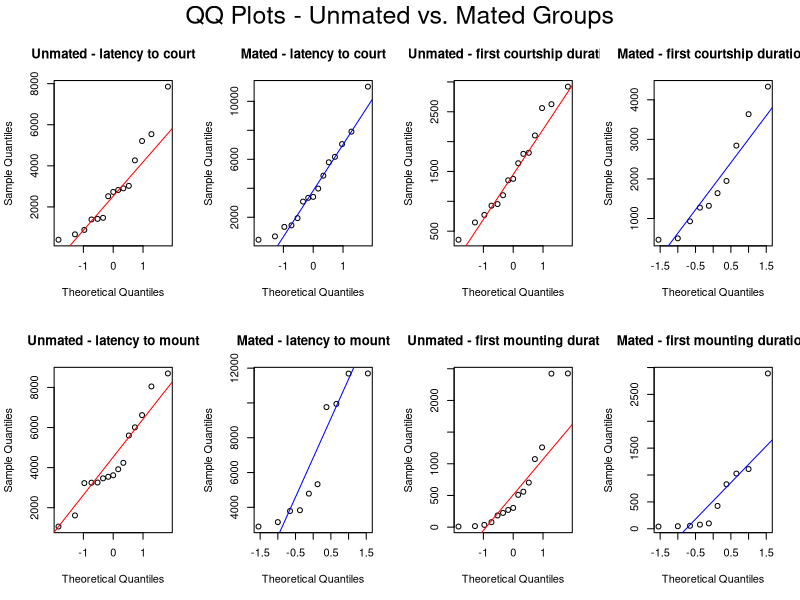
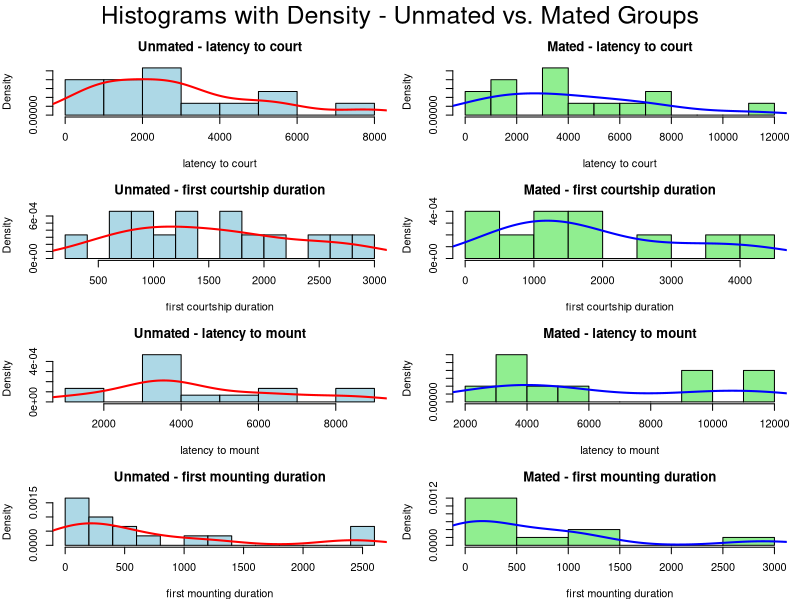

Here is the R script that generated these plots, in order: (Note: this script raises an error after producing the figures.)
### ADD REFERENCE
### Global analysis


# Packages and Data -------------------------------------------------------

# Import packages
library(tidyverse)
library(nortest)
library(ggplot2)
library(tools)
library(stringr)
set.seed(42)

# Import data
data <- read.csv("mating_data.csv")
unmated.df <- data %>% filter(female.mated.before==FALSE)
mated.df <- data %>% filter(female.mated.before==TRUE)


# Normality Tests --------------------------------------------------------

variables <- c("latency.to.court", "first.courtship.duration",
               "latency.to.mount", "first.mounting.duration")

# Q-Q plots
par(mfrow = c(2, 4), oma = c(0, 0, 2, 0))
for (var in variables) {
  qqnorm(unmated.df[[var]], main = paste("Unmated -", gsub("\\.", " ", var)))
  qqline(unmated.df[[var]], col = "red")
  # -
  qqnorm(mated.df[[var]], main = paste("Mated -", gsub("\\.", " ", var)))
  qqline(mated.df[[var]], col = "blue")
}
mtext("QQ Plots - Unmated vs. Mated Groups", outer = TRUE, cex = 1.5)

# Histograms
par(mfrow = c(4, 2), oma = c(0, 0, 2, 0), mar = c(4, 4, 3, 1)) 
for (var in variables) {
  hist(unmated.df[[var]], probability = TRUE, 
       main = paste("Unmated -", gsub("\\.", " ", var)),
       col = "lightblue", xlab = gsub("\\.", " ", var), breaks = 10)
  lines(density(unmated.df[[var]], na.rm = TRUE), col = "red", lwd = 2)
  # -
  hist(mated.df[[var]], probability = TRUE, 
       main = paste("Mated -", gsub("\\.", " ", var)),
       col = "lightgreen", xlab = gsub("\\.", " ", var), breaks = 10)
  lines(density(mated.df[[var]], na.rm = TRUE), col = "blue", lwd = 2)
}
mtext("Histograms with Density - Unmated vs. Mated Groups", outer = TRUE, cex = 1.5)

# Statistical Tests
data %>%
  group_by(female.mated.before) %>%
  summarise(across(all_of(variables), list), .groups = "drop") %>%
  pivot_longer(-female.mated.before, names_to = "Variable", values_to = "Values") %>%
  mutate(
    Shapiro = lapply(Values, shapiro.test),
    AD = lapply(Values, ad.test),
    Shapiro_W = sapply(Shapiro, function(x) round(x$statistic, 3)),
    Shapiro_p = sapply(Shapiro, function(x) round(x$p.value, 4)),
    AD_A = sapply(AD, function(x) round(x$statistic, 3)),
    AD_p = sapply(AD, function(x) round(x$p.value, 4)),
    Group = ifelse(female.mated.before, "mated", "unmated"),
    Variable = gsub("\\.", " ", Variable)
  ) %>%
  select(Group, Variable, Shapiro_W, Shapiro_p, AD_A, AD_p) %>%
  print()


# Comparison Tests --------------------------------------------------------

# Wilcoxon Signed-Rank Test (paired)
results <- data.frame(Variable = character(), W = numeric(), p_value = numeric(), stringsAsFactors = FALSE)
for (var in variables) {
  wide_data <- data %>%
    select(female, female.mated.before, all_of(var)) %>%
    pivot_wider(names_from = female.mated.before, values_from = all_of(var)) %>%
    rename(unmated = `FALSE`, mated = `TRUE`)
  test <- wilcox.test(wide_data$unmated, wide_data$mated, paired = TRUE)
  results <- rbind(results, data.frame(Variable = var, W = test$statistic, p_value = test$p.value))
}
print(results)

# Wilcoxon Rank-Sum Test (non-paired)
results_nonpaired <- lapply(variables, function(var) {
  test_data <- data %>% filter(!is.na(.data[[var]]))
  test <- wilcox.test(as.formula(paste(var, "~ female.mated.before")), data = test_data, paired = FALSE)
  data.frame(Variable = var, W = test$statistic, p_value = test$p.value)
}) %>% bind_rows()
print(results_nonpaired)

# Wilcoxon Rank-Sum Test (non-paired; with removed incomplete pairs)
results_nonpaired_complete <- lapply(variables, function(var) {
  complete_females <- data %>%
    group_by(female) %>%
    filter(!any(is.na(.data[[var]]))) %>%
    ungroup()
  test <- wilcox.test(as.formula(paste(var, "~ female.mated.before")), data = complete_females, paired = FALSE)
  data.frame(Variable = var, W = test$statistic, p_value = test$p.value)
}) %>% bind_rows()
print(results_nonpaired_complete)


# Graphical Representation (paired-filtered) ------------------------------------------------

# Prepare long-form full data
all_data <- data %>%
  select(female, female.mated.before, all_of(variables)) %>%
  pivot_longer(cols = all_of(variables), names_to = "Variable", values_to = "Value") %>%
  mutate(Variable = gsub("\\.", " ", Variable) |> str_to_title())

# Get cleaned data (paired only)
clean_data <- all_data %>%
  group_by(female, Variable) %>%
  mutate(paired = if (any(is.na(Value))) NA_real_ else Value) %>%
  ungroup() %>%
  mutate(CleanValue = paired) %>%
  select(-paired)

# Add flags
plot_data <- clean_data %>%
  mutate(
    Group = ifelse(female.mated.before, "Mated", "Unmated"),
    Variable = factor(Variable, levels = c(
      "Latency To Court", "First Courtship Duration", "Latency To Mount", "First Mounting Duration"
    )),
    Group = factor(Group, levels = c("Unmated", "Mated")),
    Missing = is.na(CleanValue) & !is.na(Value)  # flagged in red
  )

# Colour palette
cb_palette <- c("Unmated" = "#E69F00", "Mated" = "#56B4E9")

# Plot
ggplot(plot_data, aes(x = Group, y = CleanValue, fill = Group)) +
  geom_violin(alpha = 0.4, color = NA, show.legend = FALSE) +
  geom_boxplot(width = 0.1, outlier.shape = NA, show.legend = FALSE) +
  
  geom_jitter(
    data = subset(plot_data, !Missing),
    width = 0.05, size = 1.5, alpha = 0.7,
    shape = 21, color = "black", show.legend = FALSE
  ) +
  
  geom_jitter(
    data = subset(plot_data, Missing),
    aes(y = Value),
    width = 0.08, size = 1.5, alpha = 0.7,
    shape = 21, fill = "red", color = "black", show.legend = FALSE
  ) +
  
  scale_fill_manual(values = cb_palette) +
  scale_y_continuous(limits = c(-100, NA), expand = expansion(mult = c(0, 0.05))) +
  facet_wrap(~ Variable, scales = "free_y", ncol = 2) +
  labs(
    title = "Comparison of Behavioural Variables (s) between Groups filtered by Pairs",
    x = "",
    y = "Value",
    caption = "Points represent individual measurements; Red points were removed for pair analysis\nViolins show distribution; Boxes show median and IQR"
  ) +
  theme_minimal(base_size = 14) +
  theme(
    strip.text = element_text(face = "bold", size = 14),
    axis.text.x = element_text(face = "bold", size = 12),
    axis.title.y = element_text(size = 13),
    plot.title = element_text(face = "bold", size = 16, hjust = 0.5),
    plot.caption = element_text(size = 10, face = "italic"),
    legend.position = "none"
  )


# Graphical Representation (non-paired filtered) --------------------------

# Prepare long data
plot_data2 <- data %>%
  select(female, female.mated.before, all_of(variables)) %>%
  pivot_longer(cols = all_of(variables), names_to = "Variable", values_to = "Value") %>%
  mutate(
    Group = factor(ifelse(female.mated.before, "Mated", "Unmated"),
                   levels = c("Unmated", "Mated")),
    Variable = recode(Variable,
                      "latency.to.court" = "Latency To Court",
                      "first.courtship.duration" = "First Courtship Duration",
                      "latency.to.mount" = "Latency To Mount",
                      "first.mounting.duration" = "First Mounting Duration"
    )
  )

# Add flags
plot_data2$Variable <- factor(plot_data2$Variable, levels = c(
  "Latency To Court",
  "First Courtship Duration",
  "Latency To Mount",
  "First Mounting Duration"
))

# Colour palette
cb_palette <- c("Unmated" = "#D81B60", "Mated" = "#56B4E9")

# Plot
ggplot(plot_data2, aes(x = Group, y = Value, fill = Group)) +
  geom_violin(alpha = 0.4, color = NA, show.legend = FALSE) +
  geom_boxplot(width = 0.1, outlier.shape = NA, show.legend = FALSE) +
  
  geom_jitter(width = 0.08, size = 1.5, alpha = 0.7, shape = 21, color = "black", show.legend = FALSE) +
  
  scale_fill_manual(values = cb_palette) +
  scale_y_continuous(limits = c(-100, NA), expand = expansion(mult = c(0, 0.05))) +
  facet_wrap(~ Variable, scales = "free_y", ncol = 2) +
  labs(
    title = "Comparison of Behavioural Variables (s) between Groups non-filtered by Paires",
    x = "",
    y = "Value",
    caption = "Points represent individual measurements; violins show distribution; boxes show median and IQR."
  ) +
  theme_minimal(base_size = 14) +
  theme(
    strip.text = element_text(face = "bold", size = 14),
    axis.text.x = element_text(face = "bold", size = 12),
    axis.title.y = element_text(size = 13),
    plot.title = element_text(face = "bold", size = 16, hjust = 0.5),
    plot.caption = element_text(size = 10, face = "italic")
  )
